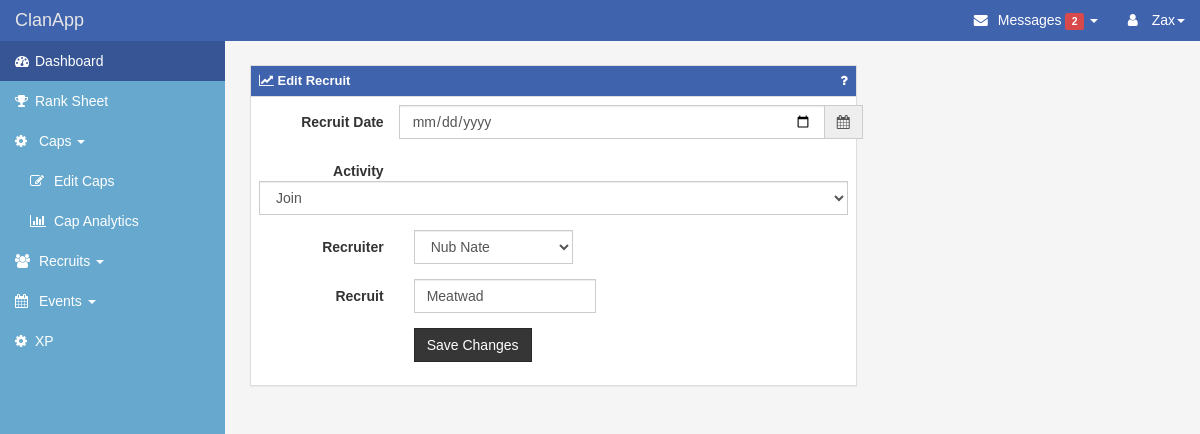
The app's page /recruits/edit/296 (signed in) with its own data.
### app/models.py (models this page shows, shortened)
class Users(db.Model):
    __tablename__ = "users"
    id = db.Column('user_id', db.Integer, primary_key=True)
    username = db.Column('username', db.String(50), unique=True, index=True)
    password_hash = db.Column('password', db.String(128))
    email = db.Column('email', db.String(50), unique=True, index=True)
    @property
    def password(self):
        """ Prevent password from being accessed"""
        raise AttributeError('Password is not a readable attribute.')
    @password.setter
    def password(self, password):
        """Set password to a hashed password"""
        self.password_hash = generate_password_hash(password)
    @property
    def is_authenticated(self):
        return True

class Recruits(db.Model):
    __tablename__ = "recruits"
    id = db.Column(db.Integer, primary_key=True, autoincrement=True, nullable=False)
    recruit_date = db.Column(db.Date, index=True, unique=False)
    activity_type = db.Column(db.String(15), index=True, unique=False)
    recruiter = db.Column(db.String(15), index=True, unique=False)
    recruit = db.Column(db.String(15), index=True, unique=False)
    points = db.Column(db.Integer, index=True, unique=False)
    change_to_recruit_count = db.Column(db.Integer, index=True, unique=False)

### app/recruits/views.py (the view, shortened to what this page needs)
@recruits.route('/recruits/edit/<int:id>', methods=['GET', 'POST'])
@login_required
def edit_recruit(id):
    recruit = models.Recruits.query.get_or_404(id)
    form = RecruitsForm(obj=recruit)
    return render_template('recruits/recruit.html', action="recruits.edit_recruit", id=id, form=form,
                           title="Edit Recruit", button_text="Save Changes")

### app/recruits/forms.py
class RecruitsForm(FlaskForm):
    def __init__(self, *args, **kwargs):
        super(RecruitsForm, self).__init__(*args, **kwargs)
        self.recruiter.choices = [(account.rsn, account.rsn) for account in
                                  models.Accounts.query]  # .filter(models.Accounts.in_clan == 'Yes')]
        self.recruiter.choices.extend([('***Unknown***', '***Unknown***'),
                                       ("***Alts***", "***Alts***"), ("***Founder***", "***Founder***")])
        self.recruiter.choices.sort(key=lambda t: tuple(t[0].lower()))
    recruit_date = DateField('Event Date', format='%Y/%m/%d')
    activity = SelectField("Activity Type Choices", choices=[('Join', 'Join'), ('Leave', 'Leave')],
                           validators=[DataRequired()])
    recruiter = SelectField("RSN Choices", validators=[DataRequired()])
    recruit = StringField('recruit', validators=[DataRequired()])

### app/__init__.py (called while the page is built)
@login_manager.user_loader
def load_user(user_id):
    return models.Users.query.get(int(user_id))

### app/templates/recruits/recruit.html (shortened to what this page needs)
{% extends "layout.html" %}
{% block content %}
<div class="col-md-8">
    <div class="panel panel-primary">
        <div class="panel-heading">
            <h3 class="panel-title"><i class="fa fa-line-chart"></i> {{ title }} <a class="pull-right fa fa-question" href="#" style="text-decoration:none;"></a></h3>
        </div>
        <div class="panel-body">
            <form method="post" action="{{ url_for(action, id=id) }}" id="eventForm" class="form-horizontal">
                <div class="form-group">
                    <label class="col-xs-3 control-label">Recruit Date</label>
                    <div class="input-group input-append date" id="datePicker">
                        {{ form.recruit_date(class_="form-control") }}
                        <span class="input-group-addon add-on"><span class="fa fa-calendar"></span></span>
                    </div>
                </div>
                <div class="form-group">
                    <label class="col-xs-3 control-label">Activity</label>
                    <div class="col-xs-12" name="Activity Type">
                        {{ form.activity(class_="form-control") }}
                    </div>
                </div>
                <div class="form-group">
                    <label class="col-xs-3 control-label">Recruiter</label>
                    <div class="col-xs-5 date">
                        <div class="input-group input-append date">
                            {{ form.recruiter(class_="form-control") }}
                        </div>
                    </div>
                </div>
                <div class="form-group">
                    <label class="col-xs-3 control-label">Recruit</label>
                    <div class="col-xs-5 date">
                        <div class="input-group input-append date">
                            {{ form.recruit(class_="form-control") }}
                        </div>
                    </div>
                </div>
                <div class="form-group">
                    <div class="col-xs-5 col-xs-offset-3">
                        <button type="submit" class="btn btn-default"> {{ button_text }} </button>
                    </div>
                </div>
            </form>
        </div>
    </div>
</div>
{% endblock %}

### app/templates/layout.html (shortened to what this page needs)
<!DOCTYPE html>
<html lang="en">
<head>
    <link href="{{ url_for('static', filename = 'css/bootstrap.min.css') }}" rel="stylesheet" type="text/css">
    <link rel="stylesheet" href="https://maxcdn.bootstrapcdn.com/font-awesome/4.6.3/css/font-awesome.min.css">
    <link id="themecss" rel="stylesheet" type="text/css" href="http://www.shieldui.com/shared/components/latest/css/light/all.min.css" />
    <link rel="stylesheet" href="//cdnjs.cloudflare.com/ajax/libs/bootstrap-datepicker/1.3.0/css/datepicker.min.css" />
    <link rel="stylesheet" href="//cdnjs.cloudflare.com/ajax/libs/bootstrap-datepicker/1.3.0/css/datepicker3.min.css" />
    <link rel="stylesheet" type="text/css" href="{{ url_for('static', filename = 'css/theme.css') }}" />
    <link rel="stylesheet" type="text/css" href="{{ url_for('static', filename = 'css/dashboard.css') }}" />
</head>
<body>
    <div id="wrapper">
        <nav class="navbar navbar-default navbar-fixed-top" role="navigation">
            <div class="navbar-header">
                <a class="navbar-brand" href="index.html" title="ClanApp">ClanApp</a>
            </div>
            <div class="collapse navbar-collapse navbar-ex1-collapse">
                <ul class="nav navbar-nav side-nav">
                    <li class="active"><a href="/index"><i class="fa fa-tachometer" aria-hidden="true"></i><span class="hidden-xs hidden-sm">Dashboard</span></a></li>
                    <li><a href="/ranksheet"><i class="fa fa-trophy"></i><span class="hidden-xs hidden-sm">Rank Sheet</span></a></li>
                    <li class="nav nav-list nav-list-expandable nav-list-expanded">
                        <a><i class="fa fa-cog"></i> Caps <span class="caret"></span></a>
                        <ul class="nav navbar-nav">
                            <li><a href="/caps"><i class="fa fa-edit"></i> Edit Caps</a></li>
                            <li><a href="/viewcaps"><i class="fa fa-bar-chart"></i> Cap Analytics</a></li>
                        </ul>
                    </li>
                    <li class="nav nav-list nav-list-expandable nav-list-expanded">
                        <a><i class="fa fa-users" aria-hidden="true"></i> Recruits <span class="caret"></span></a>
                    </li>
                    <li class="nav nav-list nav-list-expandable nav-list-expanded">
                        <a><i class="fa fa-calendar" aria-hidden="true"></i> Events <span class="caret"></span></a>
                    </li>
                    <li><a href="/xp"><i class="fa fa-cog" aria-hidden="true"></i><span class="hidden-xs hidden-sm">XP</span></a></li>
                </ul>
                <ul class="nav navbar-nav navbar-right navbar-user">
                    <li class="dropdown messages-dropdown">
                        <a href="#" class="dropdown-toggle" data-toggle="dropdown"><i class="fa fa-envelope"></i> Messages <span class="label label-danger">2</span> <b class="caret"></b></a>
                    </li>
                    {% if current_user.is_authenticated %}
                        <li class="dropdown user-dropdown">
                           <a href="#" class="dropdown-toggle" data-toggle="dropdown"><i class="fa fa-user"></i> {{ current_user.username }}<b class="caret"></b></a>
                       </li>
                    {% else %}
                        <li><a href="/login"><i class="fa fa-sign-out"></i> Login</a></li>
                    {% endif %}
                </ul>
            </div>
        </nav>
        <div id="page-wrapper">
            <div class="row">
                    {% block content %} {% endblock %}
            </div>
        </div>
    </div>
</body>
</html>

### app/static/css/dashboard.css (style rules this page uses)
body { padding-top: 40px; font-family: Helvetica,Arial,sans-serif; background-color: #F5F5F5; }
#wrapper { padding-left: 0; }
#page-wrapper { width: 100%; padding: 15px; }
.navbar a { outline: 0; }
.navbar .fa, .navbar .glyphicon { margin-right: 2px; min-width: 18px; }
.navbar-default .side-nav { background-color: #67A9CE; }
.panel .panel-title { font-size: 13px; font-weight: bold; }
.panel .panel-heading { border-radius: 0; }
.nav-list > a { cursor: pointer; }
.nav-list .navbar-nav li { display: block; width: 100%; }
.nav-list .navbar-nav li > a { padding-left: 30px; }
.nav-list-expandable .navbar-nav { display: none; }
.side-nav { overflow: hidden; }
@media (min-width:768px) { #wrapper { padding-left: 225px; } }
@media (min-width:768px) { #page-wrapper { padding: 25px; } }
@media (min-width:768px) { .side-nav { margin-left: -225px; left: 225px; width: 225px; position: fixed; top: 41px; height: 100%; border-radius: 0; border: none; overflow-y: auto; } }
@media (min-width:768px) { .side-nav>li>a { width: 225px; } }
@media (min-width:768px) { .navbar-collapse { padding-left: 15px !important; padding-right: 15px !important; } }

### records on screen
Users: username "Zax"
Recruits: recruiter "Nub Nate", recruit "Meatwad"

### other values on screen
{{ title }} "Edit Recruit"
{{ button_text }} "Save Changes"
